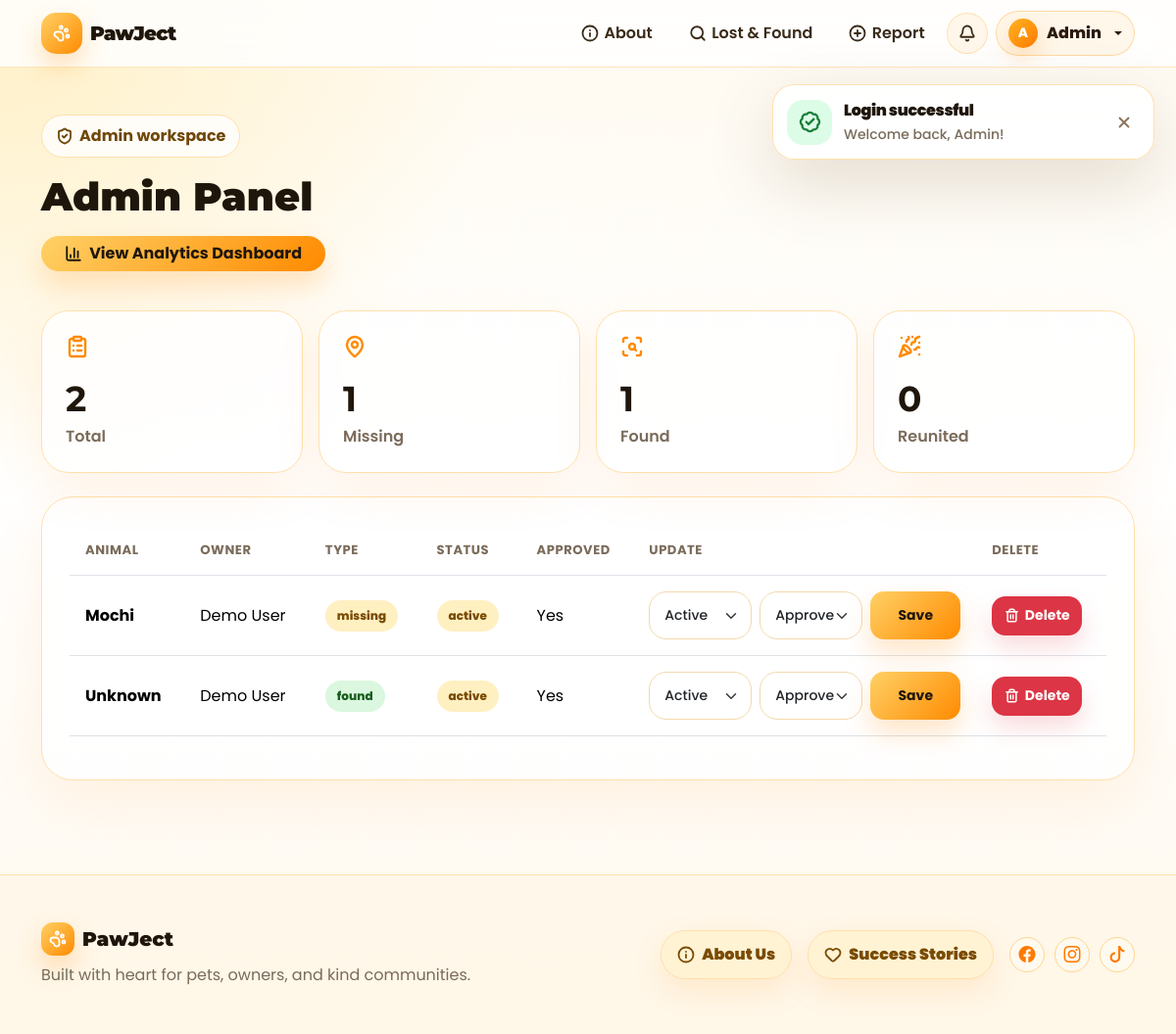
The app's page /?route=admin (signed in) with its own data.
### tables this page shows
CREATE TABLE reports (
  id INT AUTO_INCREMENT PRIMARY KEY,
  user_id INT NOT NULL,
  report_type ENUM('missing','found') NOT NULL,
  animal_name VARCHAR(100),
  species VARCHAR(50) NOT NULL,
  breed VARCHAR(100),
  color VARCHAR(100) NOT NULL,
  gender VARCHAR(20) DEFAULT 'Unknown',
  last_seen_date DATE NOT NULL,
  location VARCHAR(255) NOT NULL,
  owner_contact VARCHAR(255),
  description TEXT,
  photo VARCHAR(255),
  status ENUM('active','reunited','closed') DEFAULT 'active',
  is_approved TINYINT(1) DEFAULT 0,
  created_at TIMESTAMP DEFAULT CURRENT_TIMESTAMP,
  FOREIGN KEY (user_id) REFERENCES users(id) ON DELETE CASCADE
);

CREATE TABLE users (
  id INT AUTO_INCREMENT PRIMARY KEY,
  name VARCHAR(100) NOT NULL,
  email VARCHAR(120) NOT NULL UNIQUE,
  password VARCHAR(255) NOT NULL,
  role ENUM('user','admin') DEFAULT 'user',
  created_at TIMESTAMP DEFAULT CURRENT_TIMESTAMP
);

### app/controllers/BaseController.php (called while the page is built, shortened)
<?php
class BaseController
{
    protected function view($view, $data = [])
    {
        extract($data);
        require __DIR__ . '/../views/layouts/header.php';
        require __DIR__ . '/../views/' . $view . '.php';
        require __DIR__ . '/../views/layouts/footer.php';
    }
}

### app/controllers/AdminController.php (called while the page is built, shortened)
<?php
class AdminController extends BaseController
{
    public function index()
    {
        $reports = Report::pending();
        $stats = Report::stats();
        $analytics = Report::analytics();
        $this->view('admin/index', compact('reports', 'stats', 'closeRequests', 'analytics'));
    }
}

### public/index.php (called while the page is built, shortened)
<?php
$config = require __DIR__ . '/../config/database.php';
require __DIR__ . '/../app/models/Database.php';
require __DIR__ . '/../app/models/Report.php';
require __DIR__ . '/../app/controllers/BaseController.php';
require __DIR__ . '/../app/controllers/AdminController.php';
$route = $_GET['route'] ?? 'home';
$routes = [
  'home' => [HomeController::class,'index'],
  'reports' => [ReportController::class,'index'],
  'about' => [HomeController::class,'about'],
  'success-stories' => [HomeController::class,'successStories'],
  'report-show' => [ReportController::class,'show'],
  'report-create' => [ReportController::class,'create'],
  'report-store' => [ReportController::class,'store'],
  'sighting-store' => [ReportController::class,'storeSighting'],
  'comment-store' => [ReportController::class,'storeComment'],
  'comment-helpful' => [ReportController::class,'toggleHelpful'],
  'comment-update' => [ReportController::class,'updateComment'],
  'comment-delete' => [ReportController::class,'deleteComment'],
  'comment-report' => [ReportController::class,'reportComment'],
  'comment-pin' => [ReportController::class,'pinComment'],
  'follow-toggle' => [ReportController::class,'toggleFollow'],
  'sighting-verify' => [ReportController::class,'verifySighting'],
  'close-request-store' => [ReportController::class,'storeCloseRequest'],
  'login' => [AuthController::class,'login'],
  'login-post' => [AuthController::class,'loginPost'],
  'register' => [AuthController::class,'register'],
  'register-post' => [AuthController::class,'registerPost'],
  'logout' => [AuthController::class,'logout'],
  'profile' => [AuthController::class,'profile'],
  'profile-update' => [AuthController::class,'updateProfile'],
  'password-update' => [AuthController::class,'updatePassword'],
  'dashboard' => [ReportController::class,'dashboard'],
  'notifications' => [ReportController::class,'notifications'],
  'notifications-read' => [ReportController::class,'markNotificationsRead'],
  'admin' => [AdminController::class,'index'],
  'admin-analytics' => [AdminController::class,'analytics'],
  'admin-status' => [AdminController::class,'status'],
  'admin-close-request' => [AdminController::class,'closeRequest'],
  'admin-delete' => [AdminController::class,'delete'],
];
[$class,$method] = $routes[$route];
(new $class)->$method();

### app/models/Report.php (called while the page is built, shortened)
<?php
class Report
{
    private static function columnExists($table, $column)
    {
        $stmt = Database::pdo()->prepare("SHOW COLUMNS FROM `$table` LIKE ?");
        $stmt->execute([$column]);
        return (bool)$stmt->fetch();
    }
    private static function ensureFeatureTables()
    {
        static $done = false;
        if ($done) return;
        $pdo = Database::pdo();
        $pdo->exec("CREATE TABLE IF NOT EXISTS comments (
            id INT AUTO_INCREMENT PRIMARY KEY,
            report_id INT NOT NULL,
            user_id INT NULL,
            name VARCHAR(120) NOT NULL,
            comment TEXT NOT NULL,
            parent_id INT NULL,
            created_at TIMESTAMP DEFAULT CURRENT_TIMESTAMP,
            INDEX(report_id), INDEX(user_id), INDEX(parent_id)
        )");
        if (!self::columnExists('comments', 'parent_id')) {
            $pdo->exec("ALTER TABLE comments ADD COLUMN parent_id INT NULL AFTER comment, ADD INDEX(parent_id)");
        }
        if (!self::columnExists('comments', 'is_deleted')) {
            $pdo->exec("ALTER TABLE comments ADD COLUMN is_deleted TINYINT(1) DEFAULT 0 AFTER parent_id");
        }
        if (!self::columnExists('comments', 'edited_at')) {
            $pdo->exec("ALTER TABLE comments ADD COLUMN edited_at DATETIME NULL AFTER created_at");
        }
        if (!self::columnExists('comments', 'is_reported')) {
            $pdo->exec("ALTER TABLE comments ADD COLUMN is_reported TINYINT(1) DEFAULT 0 AFTER edited_at");
        }
        if (!self::columnExists('comments', 'report_reason')) {
            $pdo->exec("ALTER TABLE comments ADD COLUMN report_reason TEXT NULL AFTER is_reported");
        }
        if (!self::columnExists('comments', 'is_pinned')) {
            $pdo->exec("ALTER TABLE comments ADD COLUMN is_pinned TINYINT(1) DEFAULT 0 AFTER report_reason");
        }
        if (!self::columnExists('comments', 'type')) {
            $pdo->exec("ALTER TABLE comments ADD COLUMN type VARCHAR(40) DEFAULT 'comment' AFTER is_pinned");
        }
        if (!self::columnExists('comments', 'sighting_location')) {
            $pdo->exec("ALTER TABLE comments ADD COLUMN sighting_location VARCHAR(255) NULL AFTER type");
        }
        $pdo->exec("CREATE TABLE IF NOT EXISTS comment_helpfuls (
            id INT AUTO_INCREMENT PRIMARY KEY,
            comment_id INT NOT NULL,
            user_id INT NOT NULL,
            created_at TIMESTAMP DEFAULT CURRENT_TIMESTAMP,
            UNIQUE KEY unique_helpful(comment_id, user_id),
            INDEX(comment_id), INDEX(user_id)
        )");
        $pdo->exec("CREATE TABLE IF NOT EXISTS report_follows (
            id INT AUTO_INCREMENT PRIMARY KEY,
            report_id INT NOT NULL,
            user_id INT NOT NULL,
            created_at TIMESTAMP DEFAULT CURRENT_TIMESTAMP,
            UNIQUE KEY unique_follow(report_id, user_id),
            INDEX(report_id), INDEX(user_id)
        )");
        $pdo->exec("CREATE TABLE IF NOT EXISTS notifications (
            id INT AUTO_INCREMENT PRIMARY KEY,
            user_id INT NOT NULL,
            report_id INT NULL,
            type VARCHAR(60) NOT NULL DEFAULT 'update',
            title VARCHAR(160) NOT NULL,
            message TEXT NOT NULL,
            is_read TINYINT(1) DEFAULT 0,
            created_at TIMESTAMP DEFAULT CURRENT_TIMESTAMP,
            INDEX(user_id), INDEX(report_id)
        )");
        $pdo->exec("CREATE TABLE IF NOT EXISTS activity_logs (
            id INT AUTO_INCREMENT PRIMARY KEY,
            report_id INT NOT NULL,
            user_id INT NULL,
            icon VARCHAR(60) DEFAULT 'activity',
            title VARCHAR(160) NOT NULL,
            details TEXT,
            created_at TIMESTAMP DEFAULT CURRENT_TIMESTAMP,
            INDEX(report_id), INDEX(user_id)
        )");
        if (!self::columnExists('users', 'profile_photo')) {
            $pdo->exec("ALTER TABLE users ADD COLUMN profile_photo VARCHAR(255) NULL");
        }
        if (!self::columnExists('reports', 'reward_amount')) {
            $pdo->exec("ALTER TABLE reports ADD COLUMN reward_amount DECIMAL(10,2) NULL AFTER owner_contact");
        }
        if (!self::columnExists('sightings', 'is_verified')) {
            $pdo->exec("ALTER TABLE sightings ADD COLUMN is_verified TINYINT(1) DEFAULT 0 AFTER photo");
        }
        $done = true;
    }
    public static function pending() { self::ensureFeatureTables(); return Database::pdo()->query('SELECT r.*, u.name user_name FROM reports r JOIN users u ON u.id = r.user_id ORDER BY r.created_at DESC')->fetchAll(); }
    public static function stats() { self::ensureFeatureTables(); return Database::pdo()->query("SELECT COUNT(*) total, SUM(report_type = 'missing') missing, SUM(report_type = 'found') found, SUM(status = 'reunited') reunited FROM reports")->fetch(); }
    public static function analytics()
    {
        self::ensureFeatureTables(); $pdo = Database::pdo();
        return ['reports'=>self::stats(),'pending'=>$pdo->query("SELECT COUNT(*) total FROM reports WHERE is_approved = 0")->fetch(),'comments'=>$pdo->query("SELECT COUNT(*) total FROM comments")->fetch(),'sightings'=>$pdo->query("SELECT COUNT(*) total FROM sightings")->fetch(),'recent'=>$pdo->query("SELECT DATE(created_at) day, COUNT(*) total FROM reports GROUP BY DATE(created_at) ORDER BY day DESC LIMIT 7")->fetchAll(),'byType'=>$pdo->query("SELECT report_type, COUNT(*) total FROM reports GROUP BY report_type")->fetchAll()];
    }
    public static function userReputation($userId)
    {
        $pdo = Database::pdo();
        $reports = $pdo->prepare('SELECT COUNT(*) total, SUM(status = "reunited") reunited FROM reports WHERE user_id = ?');
        $reports->execute([$userId]);
        $r = $reports->fetch() ?: ['total' => 0, 'reunited' => 0];
        $comments = $pdo->prepare('SELECT COUNT(*) total FROM comments WHERE user_id = ? AND is_deleted = 0');
        $comments->execute([$userId]);
        $c = $comments->fetch() ?: ['total' => 0];
        $helpful = $pdo->prepare('SELECT COUNT(*) total FROM comment_helpfuls ch JOIN comments c ON c.id = ch.comment_id WHERE c.user_id = ?');
        $helpful->execute([$userId]);
        $h = $helpful->fetch() ?: ['total' => 0];
        $verified = $pdo->prepare('SELECT COUNT(*) total FROM sightings s JOIN users u ON u.name = s.name WHERE u.id = ? AND s.is_verified = 1');
        $verified->execute([$userId]);
        $v = $verified->fetch() ?: ['total' => 0];
        $points = ((int)($r['total'] ?? 0) * 10) + ((int)($c['total'] ?? 0) * 2) + ((int)($h['total'] ?? 0) * 5) + ((int)($v['total'] ?? 0) * 20) + ((int)($r['reunited'] ?? 0) * 30);
        $badge = 'Community Member';
        $icon = 'paw-print';
        return [
            'points' => $points,
            'badge' => $badge,
            'icon' => $icon,
            'reports' => (int)($r['total'] ?? 0),
            'reunited' => (int)($r['reunited'] ?? 0),
            'comments' => (int)($c['total'] ?? 0),
            'helpful' => (int)($h['total'] ?? 0),
            'verified_sightings' => (int)($v['total'] ?? 0),
        ];
    }
}

### app/models/Database.php (called while the page is built, shortened)
<?php
class Database {
  private static ?PDO $pdo = null;
  public static function connect(array $config): void {
    $dsn = "mysql:host={$config['host']};dbname={$config['dbname']};charset={$config['charset']}";
    self::$pdo = new PDO($dsn, $config['username'], $config['password'], [
      PDO::ATTR_ERRMODE => PDO::ERRMODE_EXCEPTION,
      PDO::ATTR_DEFAULT_FETCH_MODE => PDO::FETCH_ASSOC
    ]);
  }
  public static function pdo(): PDO { return self::$pdo; }
}

### app/views/admin/index.php (the view, shortened to what this page needs)
<?php
$reports = $reports ?? [];
$stats = $stats ?? [];
?>
<div class="container py-5">
  <span class="eyebrow">
    <i data-lucide="shield-check"></i>
    Admin workspace
  </span>
  <h1 class="fw-black mt-3">Admin Panel</h1>
  <div class="my-3">
    <a href="?route=admin-analytics" class="btn btn-brand rounded-pill px-4"><i data-lucide="bar-chart-3"></i> View Analytics Dashboard</a>
  </div>
  <div class="stats row g-3 my-4">
    <div class="col-md-3">
      <div class="stat">
        <i data-lucide="clipboard-list"></i>
        <b><?= $stats['total'] ?? 0 ?></b>
        <span>Total</span>
      </div>
    </div>
    <div class="col-md-3">
      <div class="stat">
        <i data-lucide="map-pin"></i>
        <b><?= $stats['missing'] ?? 0 ?></b>
        <span>Missing</span>
      </div>
    </div>
    <div class="col-md-3">
      <div class="stat">
        <i data-lucide="scan-search"></i>
        <b><?= $stats['found'] ?? 0 ?></b>
        <span>Found</span>
      </div>
    </div>
    <div class="col-md-3">
      <div class="stat">
        <i data-lucide="party-popper"></i>
        <b><?= $stats['reunited'] ?? 0 ?></b>
        <span>Reunited</span>
      </div>
    </div>
  </div>
  <div class="dashboard-table table-responsive">
    <table class="table align-middle">
      <thead>
        <tr>
          <th>Animal</th>
          <th>Owner</th>
          <th>Type</th>
          <th>Status</th>
          <th>Approved</th>
          <th>Update</th>
          <th>Delete</th>
        </tr>
      </thead>
      <tbody>
        <?php foreach ($reports as $r): ?>
          <tr>
            <td class="fw-bold"><?= htmlspecialchars($r['animal_name'] ?: 'Unknown') ?></td>
            <td><?= htmlspecialchars($r['user_name']) ?></td>
            <td>
              <span class="tag <?= htmlspecialchars($r['report_type']) ?>">
                <?= htmlspecialchars($r['report_type']) ?>
              </span>
            </td>
            <td>
              <span class="tag <?= htmlspecialchars($r['status']) ?>">
                <?= htmlspecialchars($r['status']) ?>
              </span>
            </td>
            <td><?= $r['is_approved'] ? 'Yes' : 'No' ?></td>
            <td>
              <form method="post" action="?route=admin-status" class="d-flex gap-2">
                <select name="status" class="form-select form-select-sm">
                  <option value="active" <?= $r['status'] === 'active' ? 'selected' : '' ?>>Active</option>
                </select>
                <select name="approved" class="form-select form-select-sm">
                  <option value="1" <?= $r['is_approved'] ? 'selected' : '' ?>>Approve</option>
                </select>
                <button class="btn btn-sm btn-brand admin-action-btn" type="submit">Save</button>
              </form>
            </td>
            <td>
              <form method="post" action="?route=admin-delete" onsubmit="return confirm('Delete this report permanently?');">
                <button class="btn btn-sm btn-danger btn-delete admin-action-btn" type="submit">
                  <i data-lucide="trash-2"></i> Delete
                </button>
              </form>
            </td>
          </tr>
        <?php endforeach; ?>
      </tbody>
    </table>
  </div>
</div>

### records on screen
reports: animal_name "Mochi", user.name "Demo User", report_type "missing", status "active", shows "Yes", status "Active", approved "Approve"
reports: animal_name "Unknown", user.name "Demo User", report_type "found", status "active", shows "Yes", status "Active", approved "Approve"

### other values on screen
$initial "A"
$firstName "Admin"
$flashTitle "Login successful"
$flashMessage "Welcome back, Admin!"
$stats['total'] "2"
$stats['missing'] "1"
$stats['found'] "1"
$stats['reunited'] "0"
